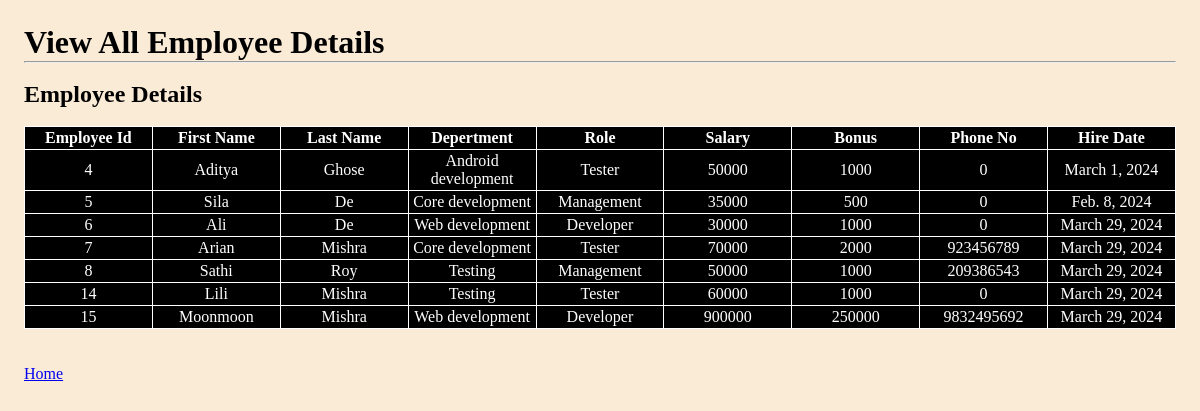
Page /all_emp/ on the committed database.
### emp_app/models.py (models this page shows)
class Employee(models.Model):
    first_name = models.CharField(max_length=100,null=False)
    last_name = models.CharField(max_length=100)
    dept = models.ForeignKey(Department, on_delete=models.CASCADE)
    role = models.ForeignKey(Role, on_delete=models.CASCADE)
    salary = models.IntegerField(default=0)
    bonus = models.IntegerField(default=0)
    phone_no = models.IntegerField(default=0)
    hire_date = models.DateField()

class Department(models.Model):
    name = models.CharField(max_length=100,null=False)
    location = models.CharField(max_length=100)

class Role(models.Model):
    name = models.CharField(max_length=100,null=False)

### emp_app/views.py (the view)
# urls.py: path('all_emp/', all_emp , name='all_emp'),
def all_emp(request):
    allemp = Employee.objects.all()
    alldept = Department.objects.all()
    allrole = Role.objects.all()
    details ={
        'allemp':allemp,
        'alldept':alldept,
        'allrole':allrole,
    }
    return render(request, 'all_emp.html', details)

### emp_app/templates/all_emp.html
{% extends "commonCode.html" %}
{% block start %}
    <div class="all_emp_container">
    <h1>View All Employee Details</h1>
    <hr><br>
    <h2>Employee Details</h2><br>
    <table class="table_all_emp" >
        <tr>
            <th>Employee Id</th>
            <th>First Name</th>
            <th>Last Name</th>
            <th>Depertment</th>
            <th>Role</th>
            <th>Salary</th>
            <th>Bonus</th>
            <th>Phone No</th>
            <th>Hire Date</th>
        </tr>
        {% for emp in allemp %}
        <tr>
            <td>{{emp.id}}</td>
            <td>{{emp.first_name}}</td>
            <td>{{emp.last_name}}</td>
            <td>{{emp.dept.name}}</td>
            <td>{{emp.role.name}}</td>
            <td>{{emp.salary}}</td>
            <td>{{emp.bonus}}</td>
            <td>{{emp.phone_no}}</td>
            <td>{{emp.hire_date}}</td>
        </tr>
        {% endfor %}
    </table>
    <br><br>
    <a href="{% url 'index' %}">Home</a>
    </div>
{% endblock %}

### emp_app/templates/commonCode.html (shortened to what this page needs)
<!DOCTYPE html>
<html lang="en">
<head>
    <link rel="stylesheet" href="/static/main.css">
</head>
<body>
    {% block start %}
    {% endblock %}
</body>
</html>

### emp_app/static/main.css (style rules this page uses)
* { margin: 0; padding: 0; background-color: antiquewhite; }
.all_emp_container { margin: 2%; }
.table_all_emp , table , th , td, tr { border: 1px solid white; background-color: black; border-collapse: collapse; color:white; padding: 2px; }
.table_all_emp td { width: 10%; text-align: center; }

### rows in the picture
Employee: id "4", first_name "Aditya", last_name "Ghose", dept.name "Android development", role.name "Tester", salary "50000", bonus "1000", phone_no "0", hire_date "March 1, 2024"
Employee: id "5", first_name "Sila", last_name "De", dept.name "Core development", role.name "Management", salary "35000", bonus "500", phone_no "0", hire_date "Feb. 8, 2024"
Employee: id "6", first_name "Ali", last_name "De", dept.name "Web development", role.name "Developer", salary "30000", bonus "1000", phone_no "0", hire_date "March 29, 2024"
Employee: id "7", first_name "Arian", last_name "Mishra", dept.name "Core development", role.name "Tester", salary "70000", bonus "2000", phone_no "923456789", hire_date "March 29, 2024"
Employee: id "8", first_name "Sathi", last_name "Roy", dept.name "Testing", role.name "Management", salary "50000", bonus "1000", phone_no "209386543", hire_date "March 29, 2024"
Employee: id "14", first_name "Lili", last_name "Mishra", dept.name "Testing", role.name "Tester", salary "60000", bonus "1000", phone_no "0", hire_date "March 29, 2024"
Employee: id "15", first_name "Moonmoon", last_name "Mishra", dept.name "Web development", role.name "Developer", salary "900000", bonus "250000", phone_no "9832495692", hire_date "March 29, 2024"
